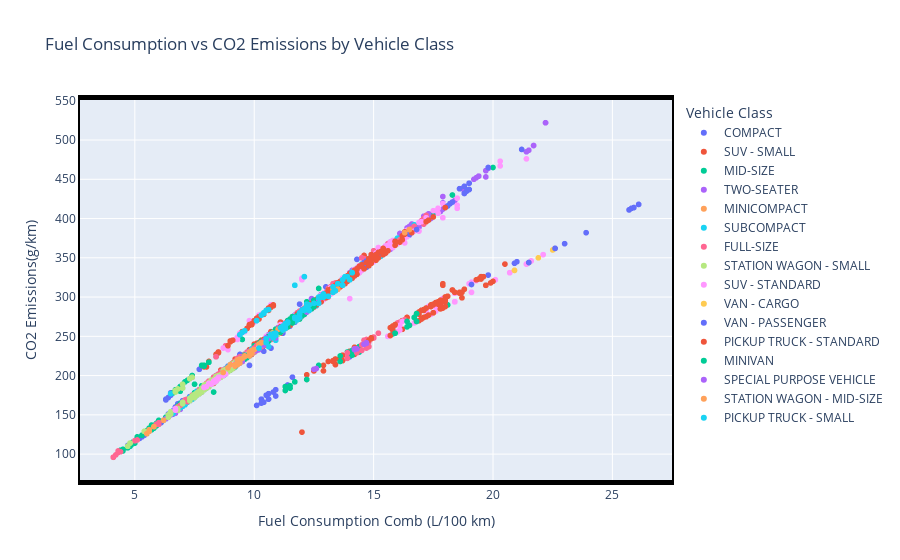

Write notebook code for a chart like this one.
### Code cell
# plotly 에서 테두리 강조하기
fig = px.scatter(
    df_co2,
    x='Fuel Consumption Comb (L/100 km)',
    y='CO2 Emissions(g/km)',
    color='Vehicle Class',
    title='Fuel Consumption vs CO2 Emissions by Vehicle Class'
)

fig.update_xaxes(  showline=True,          # 축 선을 표시할지 여부 (True/False)
    linecolor='black',      # 선 색상
    linewidth=5,            # 선 두께 (픽셀)
    mirror=True ) 

fig.update_yaxes(showline=True, linecolor='black', linewidth=2, mirror=True) 

fig.show()

### Figure 1 — Plotly figure (JSON) as saved in the notebook; plotly's stock layout.template omitted (floating-point values rounded to 4 significant figures; data arrays with more than 128 entries replaced by an {"elided": "..."} marker saying what was removed)
{"data": [{"hovertemplate": "Vehicle Class=COMPACT<br>Fuel Consumption Comb (L/100 km)=%{x}<br>CO2 Emissions(g/km)=%{y}<extra></extra>", "legendgroup": "COMPACT", "marker": {"color": "#636efa", "symbol": "circle"}, "mode": "markers", "name": "COMPACT", "showlegend": true, "type": "scattergl", "x": {"elided": "1022 float values"}, "xaxis": "x", "y": {"elided": "1022 int values"}, "yaxis": "y"}, {"hovertemplate": "Vehicle Class=SUV - SMALL<br>Fuel Consumption Comb (L/100 km)=%{x}<br>CO2 Emissions(g/km)=%{y}<extra></extra>", "legendgroup": "SUV - SMALL", "marker": {"color": "#EF553B", "symbol": "circle"}, "mode": "markers", "name": "SUV - SMALL", "showlegend": true, "type": "scattergl", "x": {"elided": "1217 float values"}, "xaxis": "x", "y": {"elided": "1217 int values"}, "yaxis": "y"}, {"hovertemplate": "Vehicle Class=MID-SIZE<br>Fuel Consumption Comb (L/100 km)=%{x}<br>CO2 Emissions(g/km)=%{y}<extra></extra>", "legendgroup": "MID-SIZE", "marker": {"color": "#00cc96", "symbol": "circle"}, "mode": "markers", "name": "MID-SIZE", "showlegend": true, "type": "scattergl", "x": {"elided": "1133 float values"}, "xaxis": "x", "y": {"elided": "1133 int values"}, "yaxis": "y"}, {"hovertemplate": "Vehicle Class=TWO-SEATER<br>Fuel Consumption Comb (L/100 km)=%{x}<br>CO2 Emissions(g/km)=%{y}<extra></extra>", "legendgroup": "TWO-SEATER", "marker": {"color": "#ab63fa", "symbol": "circle"}, "mode": "markers", "name": "TWO-SEATER", "showlegend": true, "type": "scattergl", "x": {"elided": "460 float values"}, "xaxis": "x", "y": {"elided": "460 int values"}, "yaxis": "y"}, {"hovertemplate": "Vehicle Class=MINICOMPACT<br>Fuel Consumption Comb (L/100 km)=%{x}<br>CO2 Emissions(g/km)=%{y}<extra></extra>", "legendgroup": "MINICOMPACT", "marker": {"color": "#FFA15A", "symbol": "circle"}, "mode": "markers", "name": "MINICOMPACT", "showlegend": true, "type": "scattergl", "x": {"elided": "326 float values"}, "xaxis": "x", "y": {"elided": "326 int values"}, "yaxis": "y"}, {"hovertemplate": "Vehicle Class=SUBCOMPACT<br>Fuel Consumption Comb (L/100 km)=%{x}<br>CO2 Emissions(g/km)=%{y}<extra></extra>", "legendgroup": "SUBCOMPACT", "marker": {"color": "#19d3f3", "symbol": "circle"}, "mode": "markers", "name": "SUBCOMPACT", "showlegend": true, "type": "scattergl", "x": {"elided": "606 float values"}, "xaxis": "x", "y": {"elided": "606 int values"}, "yaxis": "y"}, {"hovertemplate": "Vehicle Class=FULL-SIZE<br>Fuel Consumption Comb (L/100 km)=%{x}<br>CO2 Emissions(g/km)=%{y}<extra></extra>", "legendgroup": "FULL-SIZE", "marker": {"color": "#FF6692", "symbol": "circle"}, "mode": "markers", "name": "FULL-SIZE", "showlegend": true, "type": "scattergl", "x": {"elided": "639 float values"}, "xaxis": "x", "y": {"elided": "639 int values"}, "yaxis": "y"}, {"hovertemplate": "Vehicle Class=STATION WAGON - SMALL<br>Fuel Consumption Comb (L/100 km)=%{x}<br>CO2 Emissions(g/km)=%{y}<extra></extra>", "legendgroup": "STATION WAGON - SMALL", "marker": {"color": "#B6E880", "symbol": "circle"}, "mode": "markers", "name": "STATION WAGON - SMALL", "showlegend": true, "type": "scattergl", "x": {"elided": "252 float values"}, "xaxis": "x", "y": {"elided": "252 int values"}, "yaxis": "y"}, {"hovertemplate": "Vehicle Class=SUV - STANDARD<br>Fuel Consumption Comb (L/100 km)=%{x}<br>CO2 Emissions(g/km)=%{y}<extra></extra>", "legendgroup": "SUV - STANDARD", "marker": {"color": "#FF97FF", "symbol": "circle"}, "mode": "markers", "name": "SUV - STANDARD", "showlegend": true, "type": "scattergl", "x": {"elided": "735 float values"}, "xaxis": "x", "y": {"elided": "735 int values"}, "yaxis": "y"}, {"hovertemplate": "Vehicle Class=VAN - CARGO<br>Fuel Consumption Comb (L/100 km)=%{x}<br>CO2 Emissions(g/km)=%{y}<extra></extra>", "legendgroup": "VAN - CARGO", "marker": {"color": "#FECB52", "symbol": "circle"}, "mode": "markers", "name": "VAN - CARGO", "showlegend": true, "type": "scattergl", "x": [15.1, 15.9, 20.9, 16.5, 21.5, 16.5, 21.5, 16.5, 22.6, 16.2, 21.9, 17.2, 22.5, 15.1, 15.9, 20.9, 16.5, 21.5, 16.5, 21.5, 16.5, 22.6], "xaxis": "x", "y": [347, 366, 334, 380, 344, 380, 344, 380, 362, 373, 350, 396, 360, 347, 366, 334, 380, 344, 380, 344, 380, 362], "yaxis": "y"}, {"hovertemplate": "Vehicle Class=VAN - PASSENGER<br>Fuel Consumption Comb (L/100 km)=%{x}<br>CO2 Emissions(g/km)=%{y}<extra></extra>", "legendgroup": "VAN - PASSENGER", "marker": {"color": "#636efa", "symbol": "circle"}, "mode": "markers", "name": "VAN - PASSENGER", "showlegend": true, "type": "scattergl", "x": [16.5, 21.5, 16.5, 22.6, 18.0, 18.8, 25.7, 18.2, 18.9, 25.8, 16.8, 23.0, 21.2, 18.3, 23.9, 16.5, 21.5, 16.5, 22.6, 18.0, 18.8, 25.7, 18.2, 18.9, 25.8, 18.0, 18.8, 18.8, 25.9, 18.1, 19.0, 19.0, 26.1, 14.7, 14.8, 19.7, 18.0, 18.8, 18.8, 25.9, 18.1, 19.0, 19.0, 26.1, 18.8, 19.8, 14.6, 15.2, 21.0, 18.8, 19.8, 18.6, 19.0, 14.6, 15.1, 20.9, 18.6, 19.0, 14.7, 15.1, 14.7, 15.2, 14.5, 19.1, 15.0, 19.8], "xaxis": "x", "y": [380, 344, 380, 362, 414, 432, 411, 419, 435, 413, 386, 368, 488, 421, 382, 380, 344, 380, 362, 414, 432, 411, 419, 435, 413, 414, 432, 432, 414, 416, 437, 437, 418, 338, 340, 315, 414, 432, 432, 414, 416, 437, 437, 418, 441, 465, 342, 356, 345, 441, 465, 438, 445, 344, 354, 343, 438, 445, 345, 354, 346, 355, 340, 316, 352, 328], "yaxis": "y"}, {"hovertemplate": "Vehicle Class=PICKUP TRUCK - STANDARD<br>Fuel Consumption Comb (L/100 km)=%{x}<br>CO2 Emissions(g/km)=%{y}<extra></extra>", "legendgroup": "PICKUP TRUCK - STANDARD", "marker": {"color": "#EF553B", "symbol": "circle"}, "mode": "markers", "name": "PICKUP TRUCK - STANDARD", "showlegend": true, "type": "scattergl", "x": {"elided": "538 float values"}, "xaxis": "x", "y": {"elided": "538 int values"}, "yaxis": "y"}, {"hovertemplate": "Vehicle Class=MINIVAN<br>Fuel Consumption Comb (L/100 km)=%{x}<br>CO2 Emissions(g/km)=%{y}<extra></extra>", "legendgroup": "MINIVAN", "marker": {"color": "#00cc96", "symbol": "circle"}, "mode": "markers", "name": "MINIVAN", "showlegend": true, "type": "scattergl", "x": [12.0, 16.8, 11.8, 16.5, 10.6, 12.0, 9.7, 9.8, 11.1, 11.4, 15.9, 11.3, 12.4, 12.1, 12.0, 16.8, 11.8, 16.4, 10.6, 11.6, 11.4, 12.5, 9.6, 9.8, 10.5, 11.4, 15.9, 11.4, 12.5, 12.0, 16.8, 11.8, 16.4, 10.6, 11.6, 11.4, 12.5, 9.7, 9.8, 11.4, 12.5, 10.9, 10.6, 11.8, 16.7, 10.7, 11.6, 11.4, 12.5, 9.6, 9.8, 10.9, 11.7, 10.9, 10.6, 11.8, 16.7, 10.7, 10.6, 11.6, 11.4, 12.5, 10.9, 11.7, 10.9, 10.6, 11.8, 16.7, 10.7, 10.6, 11.5, 10.8, 11.7, 10.6, 10.6, 11.8, 10.6, 11.5, 11.0, 11.7], "xaxis": "x", "y": [276, 269, 271, 264, 244, 276, 223, 225, 255, 262, 254, 260, 285, 278, 276, 269, 271, 262, 244, 267, 262, 288, 221, 225, 242, 262, 254, 262, 288, 282, 279, 276, 269, 250, 275, 269, 296, 226, 229, 267, 290, 257, 249, 276, 274, 251, 275, 269, 296, 226, 230, 255, 274, 259, 249, 276, 274, 252, 247, 275, 269, 296, 256, 274, 259, 249, 276, 274, 252, 247, 272, 254, 274, 249, 249, 276, 248, 271, 259, 274], "yaxis": "y"}, {"hovertemplate": "Vehicle Class=SPECIAL PURPOSE VEHICLE<br>Fuel Consumption Comb (L/100 km)=%{x}<br>CO2 Emissions(g/km)=%{y}<extra></extra>", "legendgroup": "SPECIAL PURPOSE VEHICLE", "marker": {"color": "#ab63fa", "symbol": "circle"}, "mode": "markers", "name": "SPECIAL PURPOSE VEHICLE", "showlegend": true, "type": "scattergl", "x": [9.5, 9.9, 10.1, 10.4, 10.2, 12.2, 9.3, 9.4, 9.4, 9.9, 10.2, 10.4, 10.1, 12.2, 9.4, 9.8, 9.4, 9.5, 10.4, 10.4, 14.2, 10.7, 10.7, 14.6, 10.7, 10.7, 14.6, 11.4, 12.7, 10.2, 10.9, 9.4, 9.8, 9.4, 10.4, 14.2, 10.8, 14.7, 12.7, 10.2, 10.5, 9.4, 9.9, 9.3, 10.4, 14.3, 10.7, 14.7, 12.7, 10.7, 11.4, 9.3, 9.9, 9.3, 9.3, 12.6, 10.6, 9.2, 9.2, 12.5, 10.7, 12.7, 10.7, 10.5, 11.4, 9.3, 9.9, 9.3, 12.6, 9.3, 10.6, 9.2, 9.2, 12.5, 10.7, 9.3, 9.9], "xaxis": "x", "y": [218, 228, 232, 239, 235, 281, 214, 216, 216, 228, 235, 239, 232, 281, 216, 225, 220, 223, 243, 243, 233, 252, 252, 240, 252, 252, 240, 268, 298, 233, 248, 220, 231, 220, 244, 234, 253, 242, 298, 240, 248, 220, 232, 218, 244, 234, 251, 241, 298, 251, 268, 218, 232, 219, 219, 209, 247, 214, 214, 208, 251, 297, 251, 248, 268, 218, 232, 219, 209, 219, 247, 214, 214, 208, 251, 218, 232], "yaxis": "y"}, {"hovertemplate": "Vehicle Class=STATION WAGON - MID-SIZE<br>Fuel Consumption Comb (L/100 km)=%{x}<br>CO2 Emissions(g/km)=%{y}<extra></extra>", "legendgroup": "STATION WAGON - MID-SIZE", "marker": {"color": "#FFA15A", "symbol": "circle"}, "mode": "markers", "name": "STATION WAGON - MID-SIZE", "showlegend": true, "type": "scattergl", "x": [9.2, 9.3, 10.5, 13.5, 13.5, 5.5, 9.3, 9.3, 10.8, 13.3, 9.4, 9.8, 9.9, 5.6, 9.0, 9.3, 13.3, 10.8, 9.8, 9.9, 5.6, 8.9, 11.0, 9.8, 9.9, 5.8, 8.7, 9.4, 9.4, 13.3, 9.6, 9.5, 11.1, 9.8, 9.9, 5.8, 9.3, 9.2, 9.6, 10.2, 12.7, 9.6, 10.8, 10.2, 10.3, 16.3, 9.4, 10.0, 12.7, 10.2, 10.3, 16.5, 16.5], "xaxis": "x", "y": [212, 214, 242, 310, 310, 126, 214, 214, 248, 306, 216, 225, 228, 129, 214, 220, 310, 253, 230, 232, 131, 210, 259, 230, 232, 135, 204, 219, 221, 312, 225, 222, 261, 230, 232, 135, 216, 214, 224, 239, 299, 225, 254, 240, 242, 382, 219, 233, 299, 240, 242, 386, 386], "yaxis": "y"}, {"hovertemplate": "Vehicle Class=PICKUP TRUCK - SMALL<br>Fuel Consumption Comb (L/100 km)=%{x}<br>CO2 Emissions(g/km)=%{y}<extra></extra>", "legendgroup": "PICKUP TRUCK - SMALL", "marker": {"color": "#19d3f3", "symbol": "circle"}, "mode": "markers", "name": "PICKUP TRUCK - SMALL", "showlegend": true, "type": "scattergl", "x": {"elided": "159 float values"}, "xaxis": "x", "y": {"elided": "159 int values"}, "yaxis": "y"}], "layout": {"legend": {"title": {"text": "Vehicle Class"}, "tracegroupgap": 0}, "title": {"text": "Fuel Consumption vs CO2 Emissions by Vehicle Class"}, "xaxis": {"anchor": "y", "domain": [0, 1], "linecolor": "black", "linewidth": 5, "mirror": true, "showline": true, "title": {"text": "Fuel Consumption Comb (L/100 km)"}}, "yaxis": {"anchor": "x", "domain": [0, 1], "linecolor": "black", "linewidth": 2, "mirror": true, "showline": true, "title": {"text": "CO2 Emissions(g/km)"}}}}
